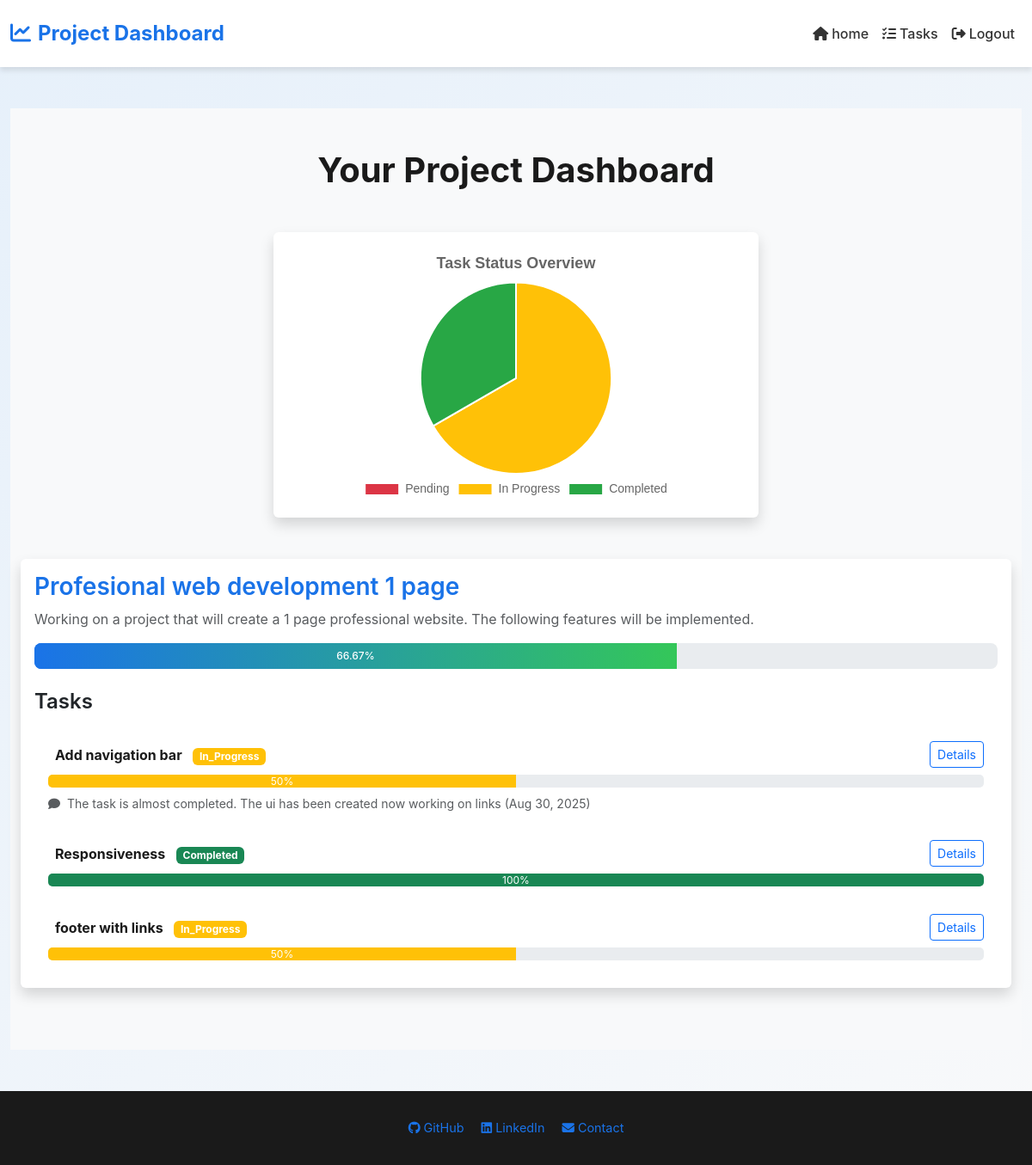
The app's page /dashboard/ (signed in) with its own data.
### dashboard/models.py (models this page shows, shortened)
class Project(models.Model):
    name = models.CharField(max_length=200)
    description = models.TextField()
    client = models.ForeignKey(User, on_delete=models.CASCADE, related_name='projects')
    start_date = models.DateField(default=timezone.now)
    end_date = models.DateField(null=True, blank=True)
    @property
    def overall_progress(self):
        tasks = self.tasks.all()
        if not tasks:
            return 0
        total_progress = sum(task.progress for task in tasks) / len(tasks)
        return round(total_progress, 2)

class Task(models.Model):
    STATUS_CHOICES = [
        ('pending', 'Pending'),
        ('in_progress', 'In Progress'),
        ('completed', 'Completed'),
    ]
    project = models.ForeignKey(Project, on_delete=models.CASCADE, related_name='tasks')
    title = models.CharField(max_length=200)
    description = models.TextField()
    status = models.CharField(max_length=20, choices=STATUS_CHOICES, default='pending')
    due_date = models.DateField(null=True, blank=True)
    @property
    def progress(self):
        return {'pending': 0, 'in_progress': 50, 'completed': 100}.get(self.status, 0)

class ProgressUpdate(models.Model):
    task = models.ForeignKey(Task, on_delete=models.CASCADE, related_name='updates')
    message = models.TextField()
    timestamp = models.DateTimeField(default=timezone.now)

### dashboard/views.py (the view)
# urls.py: path('', views.DashboardView.as_view(), name='dashboard'),
class DashboardView(LoginRequiredMixin, ListView):
    model = Project
    template_name = 'dashboard/dashboard.html'
    context_object_name = 'projects'
    def get_queryset(self):
        return Project.objects.filter(client=self.request.user)
    def get_context_data(self, **kwargs):
        context = super().get_context_data(**kwargs)
        projects = self.get_queryset()
        status_counts = {'pending': 0, 'in_progress': 0, 'completed': 0}
        for project in projects:
            for task in project.tasks.all():
                status_counts[task.status] += 1
        context['status_counts'] = status_counts
        return context

### dashboard/templates/dashboard/dashboard.html (shortened to what this page needs)
{% extends 'base.html' %}
{% load static %}
{% block content %}
<section class="py-5 bg-light">
    <div class="container">
        <h1 class="text-center mb-5 animate__animated animate__fadeIn" style="font-weight: 700; color: #1a1a1a;">Your Project Dashboard</h1>
        <div class="row mb-5 justify-content-center">
            <div class="col-lg-6">
                <div class="card shadow border-0 animate__animated animate__fadeIn" style="animation-delay: 0.2s;">
                    <div class="card-body">
                        <canvas id="statusChart" style="max-height: 300px;"></canvas>
                    </div>
                </div>
            </div>
        </div>
        <div class="row" id="tasks">
            {% for project in projects %}
                <div class="col-12 mb-4">
                    <div class="card shadow border-0 animate__animated animate__fadeInUp" style="animation-delay: {{ forloop.counter0|floatformat:1 }}s;">
                        <div class="card-body">
                            <h3 class="card-title" style="color: #1a73e8; font-weight: 600;">{{ project.name }}</h3>
                            <p class="card-text text-muted">{{ project.description|truncatewords:20 }}</p>
                            <div class="progress mb-4 animate-progress" style="height: 30px; border-radius: 8px;">
                                <div class="progress-bar bg-primary"
                                     style="width: {{ project.overall_progress }}%; background: linear-gradient(90deg, #1a73e8, #34c759);"
                                     data-bs-toggle="tooltip" title="{{ project.overall_progress }}% Complete">
                                    <span style="font-weight: 500;">{{ project.overall_progress }}%</span>
                                </div>
                            </div>
                            <h4 class="mb-3" style="font-weight: 600;">Tasks</h4>
                            <ul class="list-group list-group-flush">
                                {% for task in project.tasks.all %}
                                    <li class="list-group-item border-0 py-3 animate__animated animate__slideInLeft" style="animation-delay: {{ forloop.counter0|floatformat:1 }}s;">
                                        <div class="d-flex justify-content-between align-items-center">
                                            <div>
                                                <strong style="color: #1a1a1a;">{{ task.title }}</strong>
                                                <span class="badge bg-{% if task.status == 'completed' %}success
                                                      {% elif task.status == 'in_progress' %}warning
                                                      {% else %}danger{% endif %} ms-2">{{ task.status|title }}</span>
                                            </div>
                                            <button class="btn btn-sm btn-outline-primary" data-bs-toggle="modal" data-bs-target="#taskModal{{ task.id }}">Details</button>
                                        </div>
                                        <div class="progress mt-2 animate-progress" style="height: 15px; border-radius: 5px;">
                                            <div class="progress-bar bg-{% if task.status == 'completed' %}success{% elif task.status == 'in_progress' %}warning{% else %}danger{% endif %}"
                                                 style="width: {{ task.progress }}%;" data-bs-toggle="tooltip" title="{{ task.progress }}%">
                                                {{ task.progress }}%
                                            </div>
                                        </div>
                                        {% for update in task.updates.all %}
                                            <small class="text-muted d-block mt-2">
                                                <i class="fas fa-comment me-1"></i>
                                                {{ update.message|truncatewords:15 }} ({{ update.timestamp|date:"M d, Y" }})
                                            </small>
                                        {% endfor %}
                                    </li>
                                {% endfor %}
                            </ul>
                        </div>
                    </div>
                </div>
            {% endfor %}
        </div>
    </div>
    <script>
        const ctx = document.getElementById('statusChart').getContext('2d');
        new Chart(ctx, {
            type: 'pie',
            data: {
                labels: ['Pending', 'In Progress', 'Completed'],
                datasets: [{
                    data: [{{ status_counts.pending }}, {{ status_counts.in_progress }}, {{ status_counts.completed }}],
                    backgroundColor: ['#dc3545', '#ffc107', '#28a745'],
                    borderColor: '#ffffff',
                    borderWidth: 2
                }]
            },
            options: {
                responsive: true,
                plugins: {
                    legend: { position: 'bottom', labels: { font: { size: 14, family: 'Arial' } } },
                    title: { display: true, text: 'Task Status Overview', font: { size: 18, family: 'Arial', weight: '600' } }
                },
                animation: {
                    animateScale: true,
                    animateRotate: true
                }
            }
        });
    </script>
</section>
{% endblock %}

### templates/base.html (shortened to what this page needs)
<!DOCTYPE html>
<html lang="en">
<head>
    <link href="https://cdn.jsdelivr.net/npm/bootstrap@5.3.3/dist/css/bootstrap.min.css" rel="stylesheet">
    <link href="https://cdnjs.cloudflare.com/ajax/libs/font-awesome/6.5.1/css/all.min.css" rel="stylesheet">
</head>
<body>
    <nav class="navbar navbar-expand-lg">
        <div class="container">
            <a class="navbar-brand" href="{% url 'dashboard' %}"><i class="fas fa-chart-line me-2"></i>Project Dashboard</a>
            <div class="collapse navbar-collapse" id="navbarNav">
                <ul class="navbar-nav ms-auto">
                    <li class="nav-item"><a class="nav-link" href="{% url 'home' %}"><i class="fa fa-home me-1"></i>home</a></li>
                    <li class="nav-item"><a class="nav-link" href="#tasks"><i class="fas fa-tasks me-1"></i>Tasks</a></li>
                    {% if user.is_authenticated %}
                    <li class="nav-item"><a class="nav-link" href="{% url 'logout' %}"><i
                                class="fas fa-sign-out-alt me-1"></i>Logout</a></li>
                    {% else %}
                    <li class="nav-item"><a class="nav-link" href="{% url 'login' %}"><i
                                class="fas fa-sign-in-alt me-1"></i>Login</a></li>
                    {% endif %}
                </ul>
            </div>
        </div>
    </nav>
    <div class="container my-5">
        {% block content %}{% endblock %}
    </div>
    <footer class="footer text-center">
        <div class="container">
            <a href="https://github.com/yourusername" class="me-3"><i class="fab fa-github me-1"></i>GitHub</a>
            <a href="https://linkedin.com/in/yourusername" class="me-3"><i class="fab fa-linkedin me-1"></i>LinkedIn</a>
            <a href="mailto:your.email@example.com"><i class="fas fa-envelope me-1"></i>Contact</a>
        </div>
    </footer>
</body>
</html>

### templates/base.html (style rules this page uses)
body { font-family: 'Inter', -apple-system, BlinkMacSystemFont, sans-serif; background: linear-gradient(135deg, #e6f0fa 0%, #f8f9fa 100%); min-height: 100vh; display: flex; flex-direction: column; }
.navbar { background: #ffffff; box-shadow: 0 4px 6px rgba(0, 0, 0, 0.1); padding: 1rem 0; }
.navbar-brand { font-weight: 700; font-size: 1.5rem; color: #1a73e8; }
.nav-link { font-weight: 500; color: #333; transition: color 0.3s; }
.footer { background: #1a1a1a; color: #ffffff; padding: 2rem 0; font-size: 0.9rem; }
.footer a { color: #1a73e8; text-decoration: none; transition: color 0.3s; }
.container { max-width: 1200px; }

### records on screen
Project: name "Profesional web development 1 page", description "Working on a project that will create a 1 page professional website. The following features will be implemented.", overall_progress "66.67"
Task: title "Add navigation bar", status "In_Progress", progress "50"
ProgressUpdate: message "The task is almost completed. The ui has been created now working on links", timestamp "Aug 30, 2025"
Task: title "Responsiveness", status "Completed", progress "100"
Task: title "footer with links", status "In_Progress", progress "50"

### other values on screen
chart data {{ status_counts.pending }} 0
chart data {{ status_counts.in_progress }} 2
chart data {{ status_counts.completed }} 1
